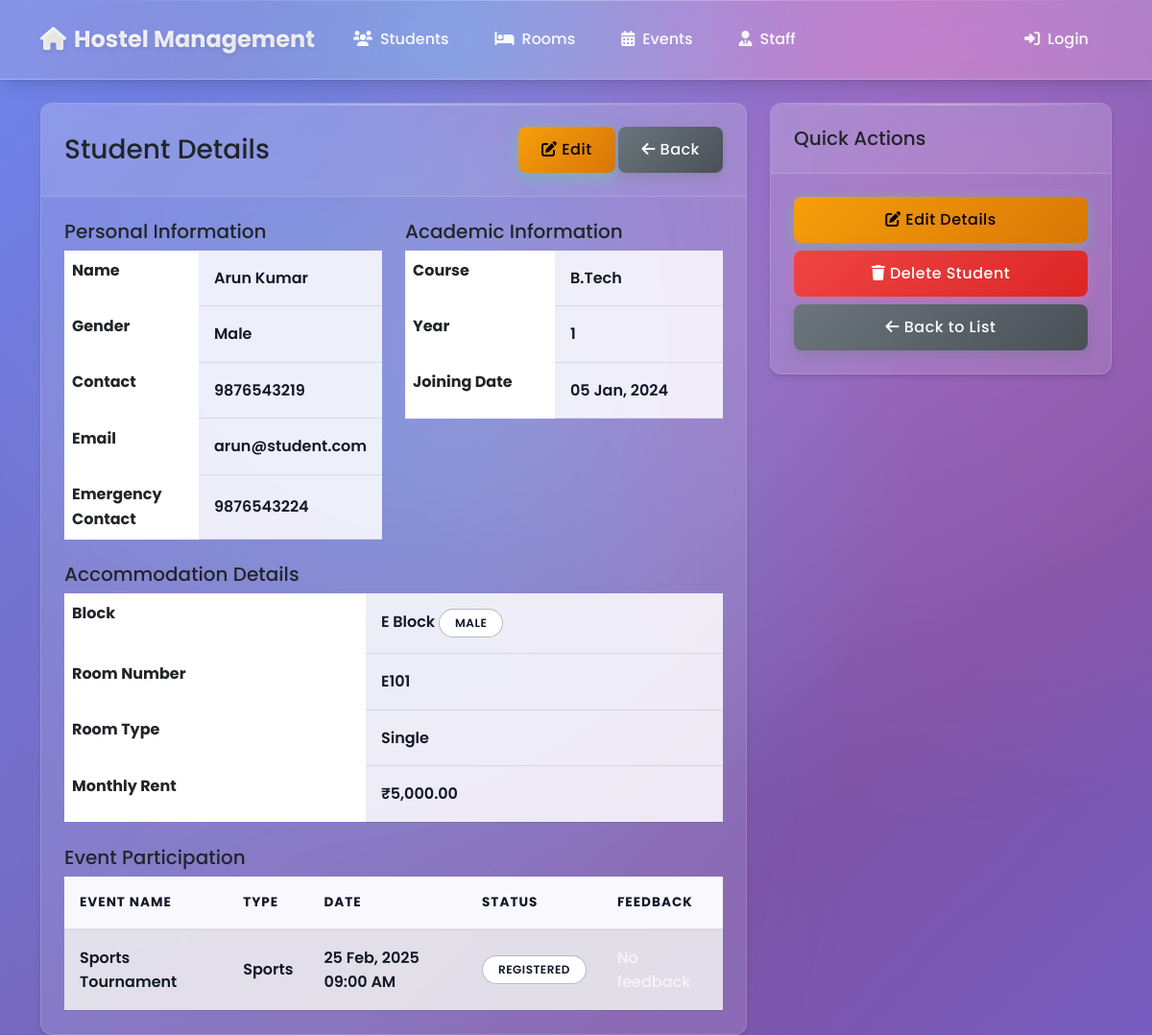
/pages/students/view.php?id=5, run on an earlier commit of the app's database.
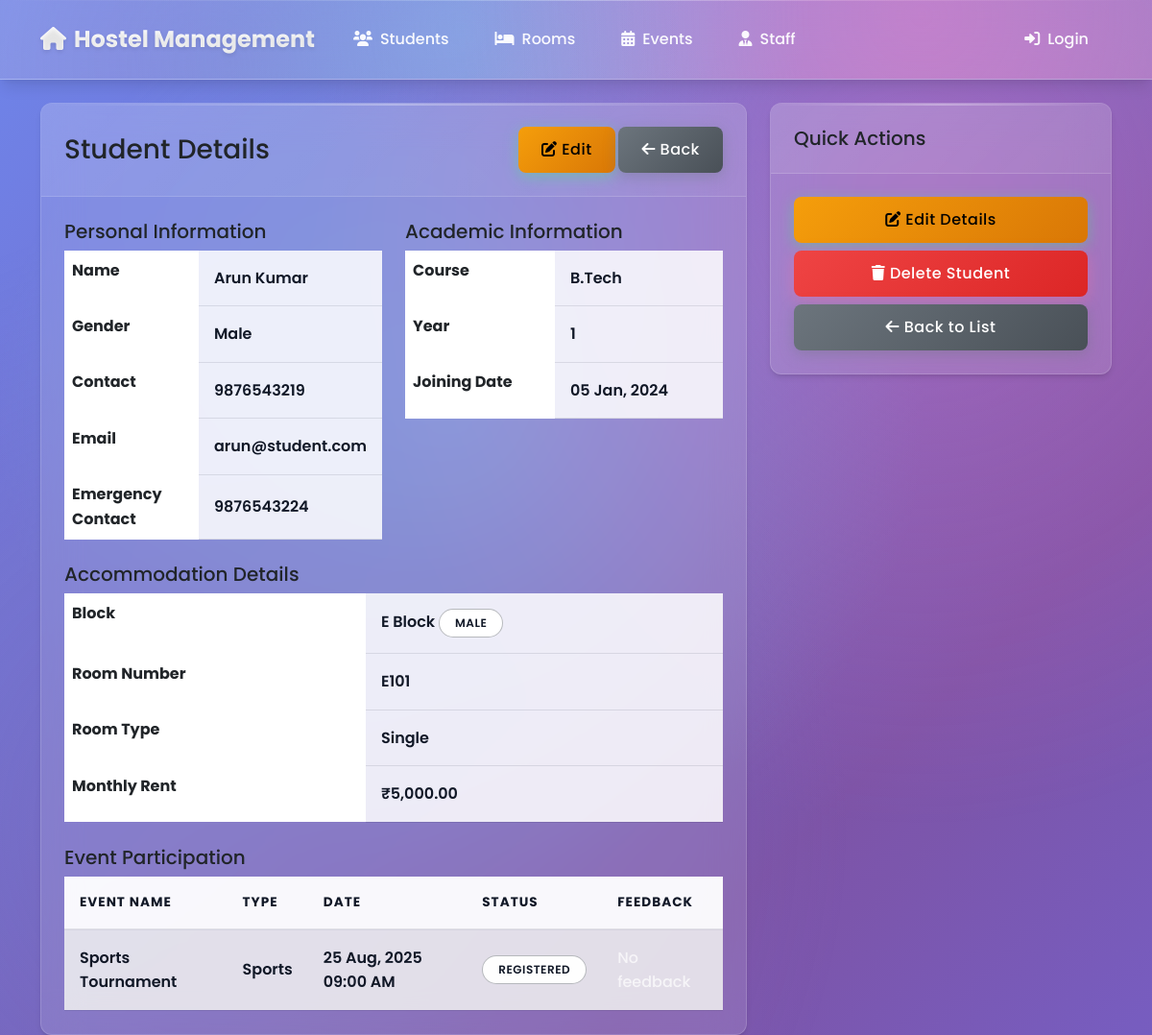
And on a later commit of the database.
### tables this page shows
CREATE TABLE Event_Registration (
    RegistrationID int(11) NOT NULL AUTO_INCREMENT,
    EventID int(11) NOT NULL,
    StudentID int(11) NOT NULL,
    RegistrationDate timestamp NOT NULL DEFAULT current_timestamp(),
    AttendanceStatus enum('Registered','Attended','Cancelled') DEFAULT 'Registered',
    FeedbackRating int(11) DEFAULT NULL CHECK (FeedbackRating >= 1 AND FeedbackRating <= 5),
    Comments text DEFAULT NULL,
    PRIMARY KEY (RegistrationID),
    UNIQUE KEY EventID (EventID,StudentID),
    KEY StudentID (StudentID),
    CONSTRAINT Event_Registration_ibfk_1 FOREIGN KEY (EventID) REFERENCES Community_Events (EventID) ON DELETE CASCADE,
    CONSTRAINT Event_Registration_ibfk_2 FOREIGN KEY (StudentID) REFERENCES Student (StudentID) ON DELETE CASCADE
);

CREATE TABLE Community_Events (
    EventID int(11) NOT NULL AUTO_INCREMENT,
    EventName varchar(100) NOT NULL,
    OrganizerId int(11) NOT NULL,
    EventType enum('Cultural','Academic','Sports','Social') NOT NULL,
    Capacity int(11) NOT NULL,
    SkillLevel enum('Beginner','Intermediate','Advanced') NOT NULL,
    ResourcesNeeded text DEFAULT NULL,
    BlockID int(11) DEFAULT NULL,
    RegistrationDeadline datetime NOT NULL,
    EventDateTime datetime NOT NULL,
    AttendanceCount int(11) DEFAULT 0,
    PRIMARY KEY (EventID),
    KEY OrganizerId (OrganizerId),
    KEY BlockID (BlockID),
    CONSTRAINT Community_Events_ibfk_1 FOREIGN KEY (OrganizerId) REFERENCES Student (StudentID),
    CONSTRAINT Community_Events_ibfk_2 FOREIGN KEY (BlockID) REFERENCES Block (BlockID)
);

### pages/students/view.php (the view, shortened to what the changed rows need)
<?php
require_once '../../config/database.php';
$stmt = $pdo->prepare("
    SELECT
        e.EventName,
        e.EventType,
        e.EventDateTime,
        er.AttendanceStatus,
        er.FeedbackRating,
        er.Comments
    FROM Event_Registration er
    JOIN Community_Events e ON er.EventID = e.EventID
    WHERE er.StudentID = ?
    ORDER BY e.EventDateTime DESC
");
$stmt->execute([$_GET['id']]);
$events = $stmt->fetchAll();
?>
<!DOCTYPE html>
<html lang="en">
<head>
    <link href="https://cdn.jsdelivr.net/npm/bootstrap@5.3.0/dist/css/bootstrap.min.css" rel="stylesheet">
    <link href="https://cdnjs.cloudflare.com/ajax/libs/font-awesome/6.0.0/css/all.min.css" rel="stylesheet">
    <link href="../../assets/css/style.css" rel="stylesheet">
</head>
<body>
    <div class="container mt-4">
        <div class="row">
            <div class="col-md-8">
                <div class="card">
                    <div class="card-body">
                        <div class="row">
                            <div class="col-md-6">
                                <table class="table table-borderless">
                                    <tr>
                                        <th>Name</th>
                                    </tr>
                                    <tr>
                                        <th>Gender</th>
                                    </tr>
                                    <tr>
                                        <th>Contact</th>
                                    </tr>
                                    <tr>
                                        <th>Email</th>
                                    </tr>
                                    <tr>
                                        <th>Emergency Contact</th>
                                    </tr>
                                </table>
                            </div>
                            <div class="col-md-6">
                                <table class="table table-borderless">
                                    <tr>
                                        <th>Course</th>
                                    </tr>
                                    <tr>
                                        <th>Year</th>
                                    </tr>
                                    <tr>
                                        <th>Joining Date</th>
                                    </tr>
                                </table>
                            </div>
                        </div>
                        <div class="mt-4">
                            <table class="table table-borderless">
                                <tr>
                                    <th>Block</th>
                                </tr>
                                <tr>
                                    <th>Room Number</th>
                                </tr>
                                <tr>
                                    <th>Room Type</th>
                                </tr>
                                <tr>
                                    <th>Monthly Rent</th>
                                </tr>
                            </table>
                        </div>
                        <?php if ($events): ?>
                        <div class="mt-4">
                            <table class="table table-striped">
                                <thead>
                                    <tr>
                                        <th>Event Name</th>
                                        <th>Type</th>
                                        <th>Date</th>
                                        <th>Status</th>
                                        <th>Feedback</th>
                                    </tr>
                                </thead>
                                <tbody>
                                    <?php foreach ($events as $event): ?>
                                    <tr>
                                        <td><?php echo htmlspecialchars($event['EventName']); ?></td>
                                        <td><?php echo htmlspecialchars($event['EventType']); ?></td>
                                        <td><?php echo date('d M, Y h:i A', strtotime($event['EventDateTime'])); ?></td>
                                        <td>
                                            <span class="badge bg-<?php
                                                echo $event['AttendanceStatus'] === 'Attended' ? 'success' :
                                                    ($event['AttendanceStatus'] === 'Registered' ? 'info' : 'warning');
                                            ?>">
                                                <?php echo $event['AttendanceStatus']; ?>
                                            </span>
                                        </td>
                                        <td>
                                            <?php if ($event['FeedbackRating']): ?>
                                                <?php echo str_repeat('★', $event['FeedbackRating']) . str_repeat('☆', 5 - $event['FeedbackRating']); ?>
                                                <?php if ($event['Comments']): ?>
                                                    <i class="fas fa-comment-dots" title="<?php echo htmlspecialchars($event['Comments']); ?>"></i>
                                                <?php endif; ?>
                                            <?php else: ?>
                                                <span class="text-muted">No feedback</span>
                                            <?php endif; ?>
                                        </td>
                                    </tr>
                                    <?php endforeach; ?>
                                </tbody>
                            </table>
                        </div>
                        <?php endif; ?>
                    </div>
                </div>
            </div>
        </div>
    </div>
</body>
</html>

What changed in the data, as far as the page shows it:
changed through a linked row, event_registration "REGISTERED": EventID.EventDateTime "25 Feb, 2025 09:00 AM" → "25 Aug, 2025 09:00 AM"
